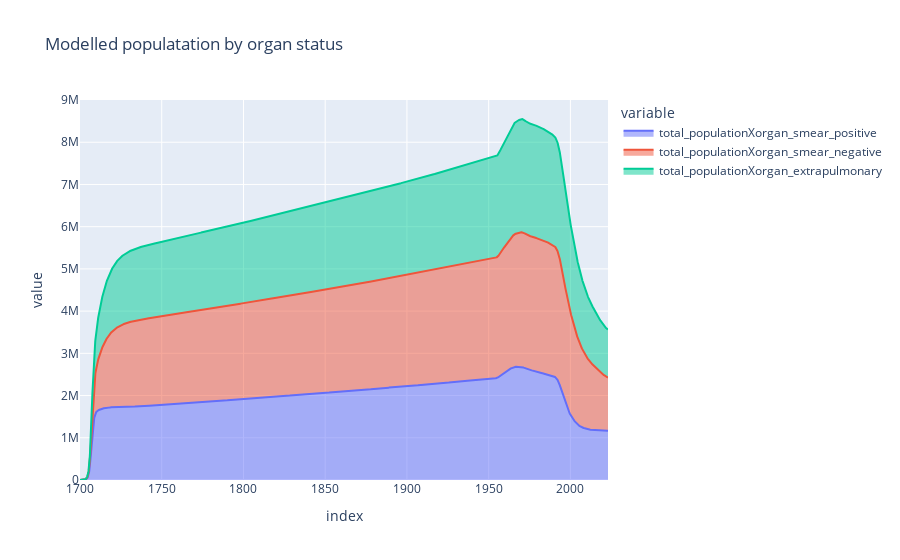

Notebook cell for this chart:
### Code cell
derived_df_0[[f'total_populationXorgan_{i}' for i in organ_strata]].plot(title='Modelled populatation by organ status', kind ='area')

### Figure 1 — Plotly figure (JSON) as saved in the notebook; plotly's stock layout.template omitted (floating-point values rounded to 4 significant figures; data arrays with more than 128 entries replaced by an {"elided": "..."} marker saying what was removed)
{"data": [{"fillpattern": {"shape": ""}, "hovertemplate": "variable=total_populationXorgan_smear_positive<br>index=%{x}<br>value=%{y}<extra></extra>", "legendgroup": "total_populationXorgan_smear_positive", "line": {"color": "#636efa"}, "marker": {"symbol": "circle"}, "mode": "lines", "name": "total_populationXorgan_smear_positive", "orientation": "v", "showlegend": true, "stackgroup": "1", "type": "scatter", "x": {"elided": "3231 float values"}, "xaxis": "x", "y": {"elided": "3231 float values"}, "yaxis": "y"}, {"fillpattern": {"shape": ""}, "hovertemplate": "variable=total_populationXorgan_smear_negative<br>index=%{x}<br>value=%{y}<extra></extra>", "legendgroup": "total_populationXorgan_smear_negative", "line": {"color": "#EF553B"}, "marker": {"symbol": "circle"}, "mode": "lines", "name": "total_populationXorgan_smear_negative", "orientation": "v", "showlegend": true, "stackgroup": "1", "type": "scatter", "x": {"elided": "3231 float values"}, "xaxis": "x", "y": {"elided": "3231 float values"}, "yaxis": "y"}, {"fillpattern": {"shape": ""}, "hovertemplate": "variable=total_populationXorgan_extrapulmonary<br>index=%{x}<br>value=%{y}<extra></extra>", "legendgroup": "total_populationXorgan_extrapulmonary", "line": {"color": "#00cc96"}, "marker": {"symbol": "circle"}, "mode": "lines", "name": "total_populationXorgan_extrapulmonary", "orientation": "v", "showlegend": true, "stackgroup": "1", "type": "scatter", "x": {"elided": "3231 float values"}, "xaxis": "x", "y": {"elided": "3231 float values"}, "yaxis": "y"}], "layout": {"legend": {"title": {"text": "variable"}, "tracegroupgap": 0}, "title": {"text": "Modelled populatation by organ status"}, "xaxis": {"anchor": "y", "domain": [0, 1], "title": {"text": "index"}}, "yaxis": {"anchor": "x", "domain": [0, 1], "title": {"text": "value"}}}}
